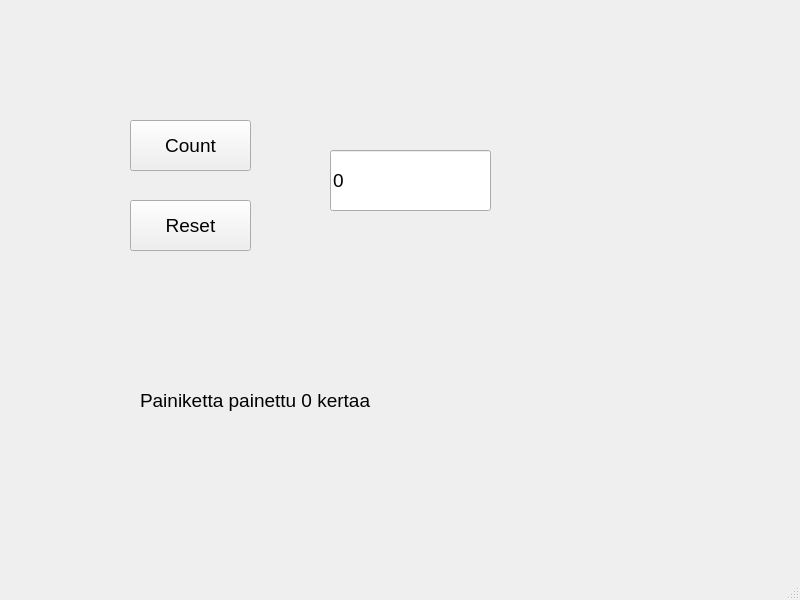
<?xml version="1.0" encoding="UTF-8"?>
<ui version="4.0">
 <class>MainWindow</class>
 <widget class="QMainWindow" name="MainWindow">
  <property name="geometry">
   <rect>
    <x>0</x>
    <y>0</y>
    <width>800</width>
    <height>600</height>
   </rect>
  </property>
  <property name="windowTitle">
   <string>MainWindow</string>
  </property>
  <widget class="QWidget" name="centralwidget">
   <widget class="QPushButton" name="btnCount">
    <property name="geometry">
     <rect>
      <x>130</x>
      <y>120</y>
      <width>121</width>
      <height>51</height>
     </rect>
    </property>
    <property name="font">
     <font>
      <pointsize>14</pointsize>
     </font>
    </property>
    <property name="text">
     <string>Count</string>
    </property>
   </widget>
   <widget class="QPushButton" name="btnReset">
    <property name="geometry">
     <rect>
      <x>130</x>
      <y>200</y>
      <width>121</width>
      <height>51</height>
     </rect>
    </property>
    <property name="font">
     <font>
      <pointsize>14</pointsize>
     </font>
    </property>
    <property name="text">
     <string>Reset</string>
    </property>
   </widget>
   <widget class="QLineEdit" name="txtResult">
    <property name="geometry">
     <rect>
      <x>330</x>
      <y>150</y>
      <width>161</width>
      <height>61</height>
     </rect>
    </property>
    <property name="font">
     <font>
      <pointsize>14</pointsize>
     </font>
    </property>
    <property name="text">
     <string>0</string>
    </property>
   </widget>
   <widget class="QLabel" name="labelInfo">
    <property name="geometry">
     <rect>
      <x>140</x>
      <y>380</y>
      <width>361</width>
      <height>41</height>
     </rect>
    </property>
    <property name="font">
     <font>
      <pointsize>14</pointsize>
     </font>
    </property>
    <property name="text">
     <string>Painiketta painettu 0 kertaa</string>
    </property>
   </widget>
  </widget>
  <widget class="QMenuBar" name="menubar">
   <property name="geometry">
    <rect>
     <x>0</x>
     <y>0</y>
     <width>800</width>
     <height>22</height>
    </rect>
   </property>
  </widget>
  <widget class="QStatusBar" name="statusbar"/>
 </widget>
 <resources/>
 <connections/>
</ui>
